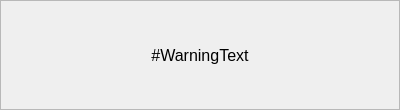
<?xml version="1.0" encoding="UTF-8"?>
<ui version="4.0">
 <class>WarningDialogBox</class>
 <widget class="QDialog" name="WarningDialogBox">
  <property name="windowModality">
   <enum>Qt::ApplicationModal</enum>
  </property>
  <property name="geometry">
   <rect>
    <x>0</x>
    <y>0</y>
    <width>400</width>
    <height>110</height>
   </rect>
  </property>
  <property name="sizePolicy">
   <sizepolicy hsizetype="Fixed" vsizetype="Fixed">
    <horstretch>0</horstretch>
    <verstretch>0</verstretch>
   </sizepolicy>
  </property>
  <property name="minimumSize">
   <size>
    <width>400</width>
    <height>110</height>
   </size>
  </property>
  <property name="maximumSize">
   <size>
    <width>400</width>
    <height>110</height>
   </size>
  </property>
  <property name="font">
   <font>
    <pointsize>12</pointsize>
   </font>
  </property>
  <property name="windowTitle">
   <string>Warning</string>
  </property>
  <layout class="QVBoxLayout" name="verticalLayout">
   <property name="spacing">
    <number>0</number>
   </property>
   <property name="leftMargin">
    <number>0</number>
   </property>
   <property name="topMargin">
    <number>0</number>
   </property>
   <property name="rightMargin">
    <number>0</number>
   </property>
   <property name="bottomMargin">
    <number>0</number>
   </property>
   <item>
    <widget class="QFrame" name="text_frame">
     <property name="font">
      <font>
       <pointsize>12</pointsize>
      </font>
     </property>
     <property name="frameShape">
      <enum>QFrame::StyledPanel</enum>
     </property>
     <property name="frameShadow">
      <enum>QFrame::Raised</enum>
     </property>
     <layout class="QVBoxLayout" name="verticalLayout_2">
      <item>
       <widget class="QLabel" name="warning_text_label">
        <property name="font">
         <font>
          <pointsize>12</pointsize>
         </font>
        </property>
        <property name="text">
         <string>#WarningText</string>
        </property>
        <property name="alignment">
         <set>Qt::AlignCenter</set>
        </property>
       </widget>
      </item>
     </layout>
    </widget>
   </item>
   <item>
    <widget class="QDialogButtonBox" name="buttonBox">
     <property name="orientation">
      <enum>Qt::Horizontal</enum>
     </property>
     <property name="standardButtons">
      <set>QDialogButtonBox::NoButton</set>
     </property>
     <property name="centerButtons">
      <bool>true</bool>
     </property>
    </widget>
   </item>
  </layout>
 </widget>
 <resources/>
 <connections>
  <connection>
   <sender>buttonBox</sender>
   <signal>accepted()</signal>
   <receiver>WarningDialogBox</receiver>
   <slot>accept()</slot>
   <hints>
    <hint type="sourcelabel">
     <x>248</x>
     <y>254</y>
    </hint>
    <hint type="destinationlabel">
     <x>157</x>
     <y>274</y>
    </hint>
   </hints>
  </connection>
  <connection>
   <sender>buttonBox</sender>
   <signal>rejected()</signal>
   <receiver>WarningDialogBox</receiver>
   <slot>reject()</slot>
   <hints>
    <hint type="sourcelabel">
     <x>316</x>
     <y>260</y>
    </hint>
    <hint type="destinationlabel">
     <x>286</x>
     <y>274</y>
    </hint>
   </hints>
  </connection>
 </connections>
</ui>
